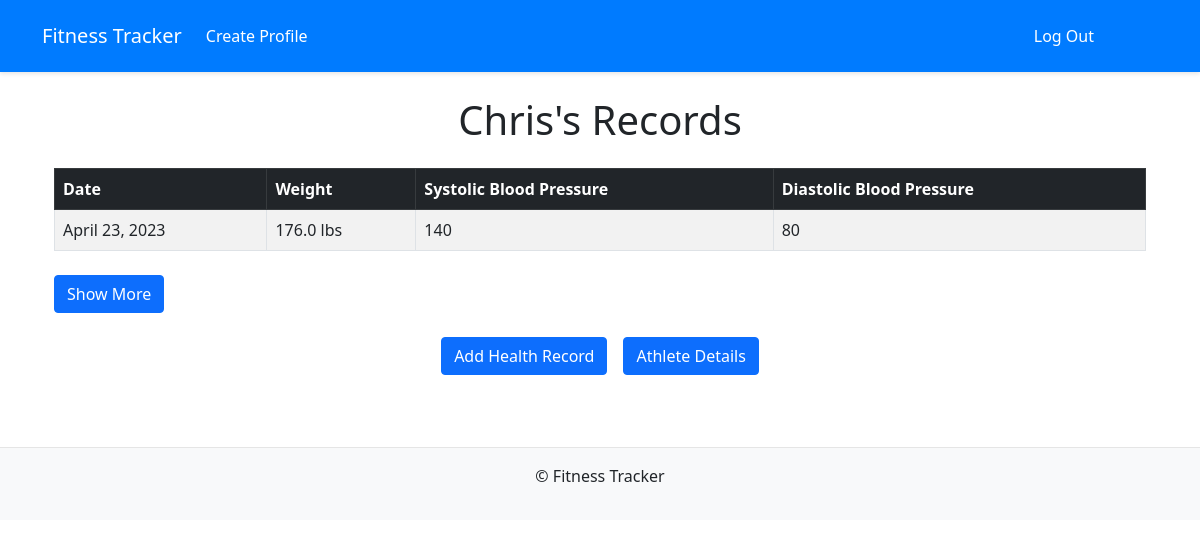
Screenshot of /1/view_health_records/ (signed in) with the database file from the repository.
### core/models.py (models this page shows, shortened)
class Athlete(models.Model):
    class Meta:
        ordering = ('name',)
    UNDERWEIGHT = 'Underweight'
    NORMAL = 'Normal'
    OVERWEIGHT = 'Overweight'
    OBESE_MODERATE = 'Obese Moderate'
    OBESE_SEVERE = 'Obese Severe'
    OBESE_VERY_SEVERE = 'Obese Very Severe'
    BMI_CHOICE = (
        (UNDERWEIGHT, 'Underweight'),
        (NORMAL, 'Normal'),
        (OVERWEIGHT, 'Overweight'),
        (OBESE_MODERATE,'Obese Moderate'),
        (OBESE_SEVERE, 'Obese Severe'),
        (OBESE_VERY_SEVERE, 'Obese Very Severe'),
    )
    BP_NORMAL = 'Normal Blood Pressure'
    BP_ELEVATED = 'Elevated Blood Pressure'
    BP_HYPERTENSION_STAGE_1 = 'Hypertension Stage 1'
    BP_HYPERTENSION_STAGE_2 = 'Hypertension Stage 2'
    BP_HYPERTENSIVE_CRISIS = 'Hypertensive Crisis'
    BP_CHOICES = (
        (BP_NORMAL, 'Normal Blood Pressure'),
        (BP_ELEVATED, 'Elevated Blood Pressure'),
        (BP_HYPERTENSION_STAGE_1, 'Hypertension Stage 1'),
        (BP_HYPERTENSION_STAGE_2, 'Hypertension Stage 2'),
        (BP_HYPERTENSIVE_CRISIS, 'Hypertensive Crisis')
    )
    user = models.ForeignKey(User, on_delete=models.CASCADE)
    name = models.CharField(max_length=256)
    height = models.IntegerField(validators=[MinValueValidator(50), MaxValueValidator(300)])
    current_weight = models.DecimalField(decimal_places=1, max_digits=4)
    current_bmi = models.DecimalField(decimal_places=4, max_digits=6, null=True, blank=True)
    current_bmi_class = models.CharField(max_length=32, choices=BMI_CHOICE, null=True, blank=True)
    current_blood_pressure_sys = models.IntegerField(validators=[MinValueValidator(30), MaxValueValidator(170)], null=True, blank=True)
    current_blood_pressure_dia = models.IntegerField(validators=[MinValueValidator(30), MaxValueValidator(170)], null=True, blank=True)
    current_blood_pressure_status = models.CharField(max_length=32, choices=BP_CHOICES, null=True, blank=True)
    openai_api_key = models.CharField(max_length=64, null=True, blank=True)
    def __str__(self):
        return self.name

class HealthRecord(models.Model):
    class Meta:
        ordering = ('-date',)
    athlete = models.ForeignKey(Athlete, on_delete=models.CASCADE)
    date = models.DateField()
    weight = models.DecimalField(decimal_places=1, max_digits=4)
    blood_pressure_sys = models.IntegerField(validators=[MinValueValidator(30), MaxValueValidator(170)], null=True, blank=True)
    blood_pressure_dia = models.IntegerField(validators=[MinValueValidator(30), MaxValueValidator(170)], null=True, blank=True)

### core/views.py (the view)
# urls.py: path('<int:athlete_pk>/view_health_records/', views.ViewHealthRecords.as_view(), name='view_health_records'),
class ViewHealthRecords(View, LoginRequiredMixin):
    def get(self, request, athlete_pk):
        user = request.user
        athlete = Athlete.objects.get(user=user, pk=athlete_pk)
        records = HealthRecord.objects.filter(athlete=athlete)
        context = {
            'athlete': athlete,
            'records': records,
        }
        return render(request, 'core/view_health_records.html', context)

### core/templates/core/view_health_records.html (shortened to what this page needs)
{% extends 'core/base.html' %}
{% block content %}
    <div class='container'>
        <h1 class='my-4 text-center'>{{athlete|title}}'s Records</h1>
        <div class="table-responsive">
            <table class="table table-hover table-striped table-bordered">
                <thead class="table-dark">
                    <tr>
                        <th scope="col">Date</th>
                        <th scope="col">Weight</th>
                        <th scope="col">Systolic Blood Pressure</th>
                        <th scope="col">Diastolic Blood Pressure</th>
                    </tr>
                </thead>
                <tbody>
                    {% for record in records %}
                        <tr class="record-row" data-index="{{ forloop.counter }}">
                            <td><a href="{% url 'core:view_record' athlete.id record.id %}" class="text-decoration-none text-reset">{{record.date}}</a></td>
                            <td><a href="{% url 'core:view_record' athlete.id record.id %}" class="text-decoration-none text-reset">{{record.weight}} lbs</a></td>
                            <td><a href="{% url 'core:view_record' athlete.id record.id %}" class="text-decoration-none text-reset">{{record.blood_pressure_sys}}</a></td>
                            <td><a href="{% url 'core:view_record' athlete.id record.id %}" class="text-decoration-none text-reset">{{record.blood_pressure_dia}}</a></td>
                        </tr>
                    {% endfor %}
                </tbody>
            </table>
            <button id="show-more" class="btn btn-primary mt-2">Show More</button>
        </div>
        <div class='py-4 d-flex justify-content-center'>
            <a href="{% url 'core:create_health_record' athlete.id %}" class="btn btn-primary me-3">Add Health Record</a>
            <a href="{% url 'core:view_profile' athlete.id %}" class="btn btn-primary">Athlete Details</a>
        </div>
    </div>
{% endblock content %}

### rows the page displays
Athlete: name "Chris"
HealthRecord: date "April 23, 2023", weight "176.0", blood_pressure_sys "140", blood_pressure_dia "80"
